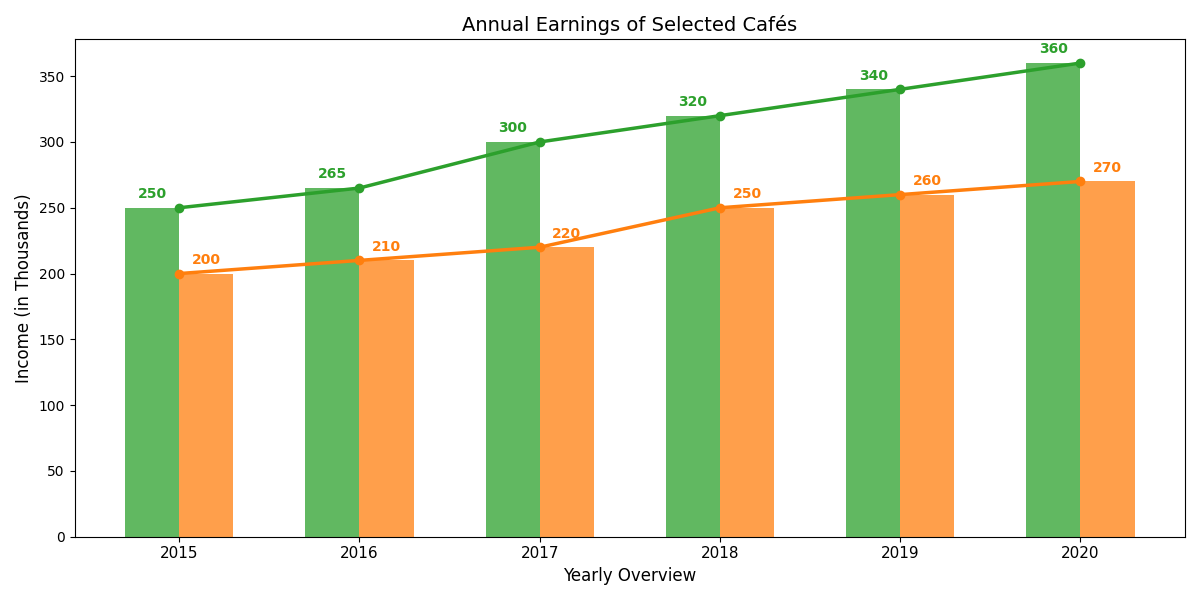

Write Python code to recreate this figure.
import matplotlib.pyplot as plt
import numpy as np

# Altered group labels for cafes
cafes = ['Java Houses', 'Hybrid Drink Bars']

revenue_2015 = [250, 200]
revenue_2016 = [265, 210]
revenue_2017 = [300, 220]
revenue_2018 = [320, 250]
revenue_2019 = [340, 260]
revenue_2020 = [360, 270]

years = [2015, 2016, 2017, 2018, 2019, 2020]
revenue = np.array([revenue_2015, revenue_2016, revenue_2017, revenue_2018, revenue_2019, revenue_2020])

colors = ['#2ca02c', '#ff7f0e']

fig, ax1 = plt.subplots(figsize=(12, 6))
width = 0.3
x = np.arange(len(years))

for i, cafe in enumerate(cafes):
    ax1.bar(x - width/2 + i*width, revenue[:, i], width, color=colors[i], alpha=0.75)

for i, cafe in enumerate(cafes):
    ax1.plot(x, revenue[:, i], marker='o', linestyle='-', color=colors[i], linewidth=2.5)
    for j in range(len(years)):
        ax1.text(x[j] + (i-0.5)*width, revenue[j, i] + 5, str(revenue[j, i]), ha='center', va='bottom', fontsize=10, fontweight='bold', color=colors[i])

ax1.set_xticks(x)
ax1.set_xticklabels(years, fontsize=11)

# Altered chart title
ax1.set_title('Annual Earnings of Selected Cafés', fontsize=14)

# Altered axis labels
ax1.set_xlabel('Yearly Overview', fontsize=12)
ax1.set_ylabel('Income (in Thousands)', fontsize=12)

plt.tight_layout()
plt.show()
